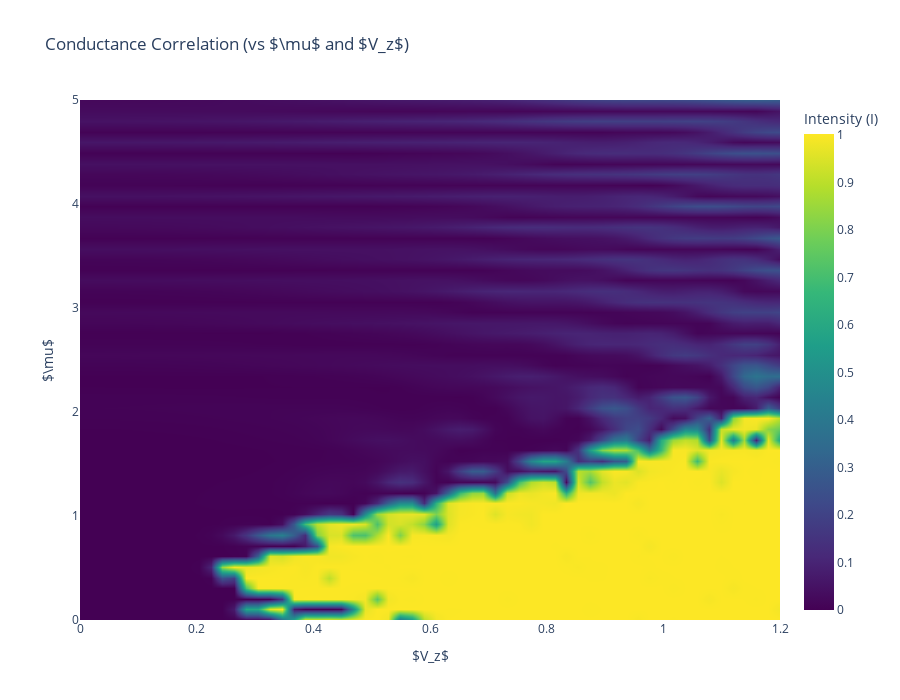

Here is the notebook cell this chart was saved with:
### Code cell
mu = params_list[:, 1]   # y-axis in the plot
V_z = params_list[:, 2]  # x-axis in the plot
zplot = corrs            # z-axis (color)

# Create the interactive Plotly heatmap/contour
fig = go.Figure(data=go.Contour(
    x=V_z,
    y=mu,
    z=zplot,
    colorscale='Viridis',    # Matches Matplotlib's 'magma'
    ncontours=100,         # Smooth continuous gradient
    line_width=0,          # Removes contour lines
    contours=dict(
        coloring='heatmap',
        showlines=False
    ),
    colorbar=dict(
        title='Intensity (I)'
    )
))

# Label axes and title
fig.update_layout(
    title='Conductance Correlation (vs $\\mu$ and $V_z$)',
    xaxis_title='$V_z$',
    yaxis_title='$\\mu$',
    width=900,
    height=700
)

fig.show()

### Figure 1 — Plotly figure (JSON) as saved in the notebook; plotly's stock layout.template omitted (floating-point values rounded to 4 significant figures; data arrays with more than 128 entries replaced by an {"elided": "..."} marker saying what was removed)
{"data": [{"colorbar": {"title": {"text": "Intensity (I)"}}, "colorscale": [[0, "#440154"], [0.1111, "#482878"], [0.2222, "#3e4989"], [0.3333, "#31688e"], [0.4444, "#26828e"], [0.5556, "#1f9e89"], [0.6667, "#35b779"], [0.7778, "#6ece58"], [0.8889, "#b5de2b"], [1, "#fde725"]], "contours": {"coloring": "heatmap", "showlines": false}, "line": {"width": 0}, "ncontours": 100, "type": "contour", "x": {"elided": "3000 float values"}, "y": {"elided": "3000 float values"}, "z": {"elided": "3000 float values"}}], "layout": {"height": 700, "title": {"text": "Conductance Correlation (vs $\\mu$ and $V_z$)"}, "width": 900, "xaxis": {"title": {"text": "$V_z$"}}, "yaxis": {"title": {"text": "$\\mu$"}}}}
